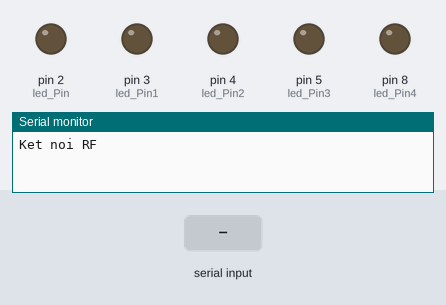
Simulated run of this sketch. Board: Arduino Uno, built with avr-gcc and run on an emulated ATmega328P. On the bench: output pins drawn as LEDs (lit = HIGH), the last lines printed to the serial monitor. The inputs (shaded band) are chosen by the test bench.

Above: at 1.2 s.
1.3 s: "1" received over Serial
At 1.7 s:
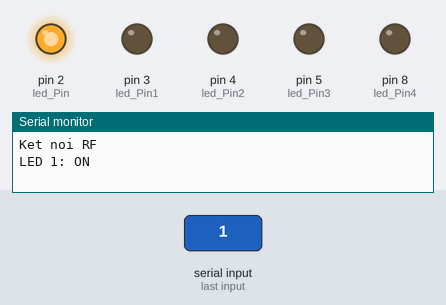
3.3 s: "3" received over Serial
At 3.7 s:
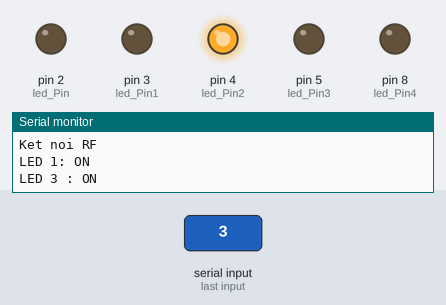
5.3 s: "0" received over Serial
At 5.7 s:
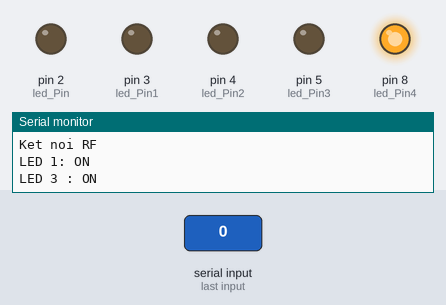
7.3 s: "2" received over Serial
At 7.7 s:
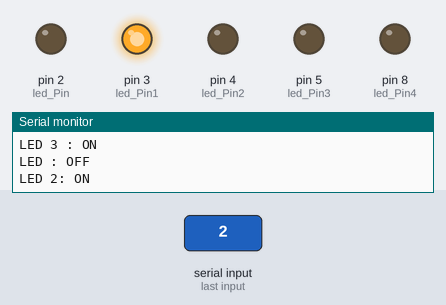
9.3 s: "4" received over Serial
At 9.7 s:
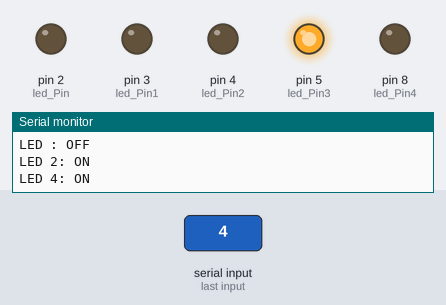
11.3 s: "5" received over Serial
At 11.7 s:
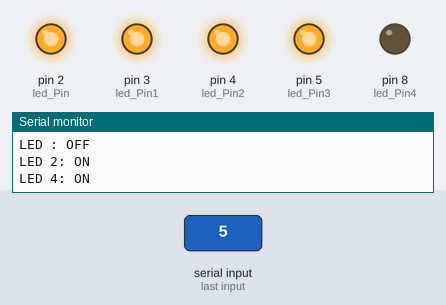
Timing chart, 0 to 14.3 s (numbered marks = the images above; inputs shaded):
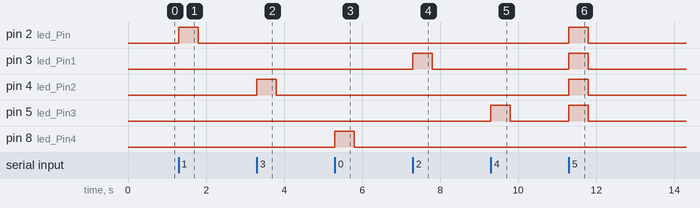

Measured:
- after the input at 1.3 s, pin 2 (led_Pin): LOW → HIGH at once, → LOW 0.50 s later
- after the input at 3.3 s, pin 4 (led_Pin2): LOW → HIGH at once, → LOW 0.50 s later
- after the input at 5.3 s, pin 8 (led_Pin4): LOW → HIGH at once, → LOW 0.50 s later
- after the input at 7.3 s, pin 3 (led_Pin1): LOW → HIGH at once, → LOW 0.50 s later
- after the input at 9.3 s, pin 5 (led_Pin3): LOW → HIGH at once, → LOW 0.50 s later
- after the input at 11.3 s, pin 2 (led_Pin), pin 3 (led_Pin1), pin 4 (led_Pin2), pin 5 (led_Pin3): LOW → HIGH at once, → LOW 0.50 s later

The sketch:

VD_1.ino
```cpp
//#include <Wire.h>


#include<stdio.h>
#include<stdlib.h>
#include<string.h>
#define led_on HIGH
#define led_off LOW
#define led_Pin 2 //D0
#define led_Pin1 3 //D1
#define led_Pin2 4 //D2
#define led_Pin3 5  //D3
#define led_Pin4 8
// Khai bao ten cho cac chan Arduino


// Khai bao bien va du lieu
char ReceiveData;
char TransmitData[] = "Ket noi RF \r\n";
//char SW[] = "SW";
unsigned char count = 0;  // Chua so lan nhan SW (0-255)
String buf_string = "";   // Chua du lieu o dang chuoi so.
//Khoi tao giao tiep cho LCD
//LiquidCrystal lcd(22, 24, 26, 23, 25, 27, 29);

void setup()
{
  pinMode(led_Pin, OUTPUT);
  pinMode(led_Pin1, OUTPUT);
  pinMode(led_Pin2, OUTPUT);
  pinMode(led_Pin3, OUTPUT);
  pinMode(led_Pin4,OUTPUT);
  digitalWrite(led_Pin, led_off);
  digitalWrite(led_Pin1, led_off);
  digitalWrite(led_Pin2, led_off);
  digitalWrite(led_Pin3, led_off);
  digitalWrite(led_Pin4,led_off);
  //Serial3.begin(9600,SERIAL_8N1);
  Serial.begin(9600);


  Serial.write(TransmitData);     // Truyen du lieu qua UART
  //Serial.write(0x00);
}
void loop()
{

  if (Serial.available() > 0)
  {
    ReceiveData = Serial.read();     // Doc du lieu tu Serial Port

    switch (ReceiveData)
    {
      case '1':
      {
        digitalWrite(led_Pin, led_on);
        Serial.println("LED 1: ON");
        delay(500);
        digitalWrite(led_Pin, led_off);
        break;
      }

      case '2':
      {
        digitalWrite(led_Pin1, led_on);
        Serial.println("LED 2: ON");
        delay(500);
        digitalWrite(led_Pin1, led_off);
        break;
      }

      case '3':
      {
        digitalWrite(led_Pin2, led_on);
        Serial.println("LED 3 : ON");
        delay(500);
        digitalWrite(led_Pin2, led_off);
        break;
      }

      case '4':
      {
        digitalWrite(led_Pin3, led_on);
        Serial.println("LED 4: ON");
        delay(500);
        digitalWrite(led_Pin3,led_off);
        break;
      }
      case '5':
      {
       digitalWrite(led_Pin, led_on);
       digitalWrite(led_Pin1, led_on);
       digitalWrite(led_Pin2, led_on);
       digitalWrite(led_Pin3, led_on);
       delay(500);
       digitalWrite(led_Pin, led_off);
       digitalWrite(led_Pin1, led_off);
       digitalWrite(led_Pin2, led_off);
       digitalWrite(led_Pin3, led_off);
       Serial.println("LED : ON");


       break;


      }

      case '0':
      {
        digitalWrite(led_Pin, led_off);
        digitalWrite(led_Pin1, led_off);
        digitalWrite(led_Pin2, led_off);
        digitalWrite(led_Pin3, led_off);
        digitalWrite(led_Pin4,led_on);
        delay(500);
        digitalWrite(led_Pin4,led_off);
        Serial.println("LED : OFF");
        break;
      }

    }
  }

}
```
